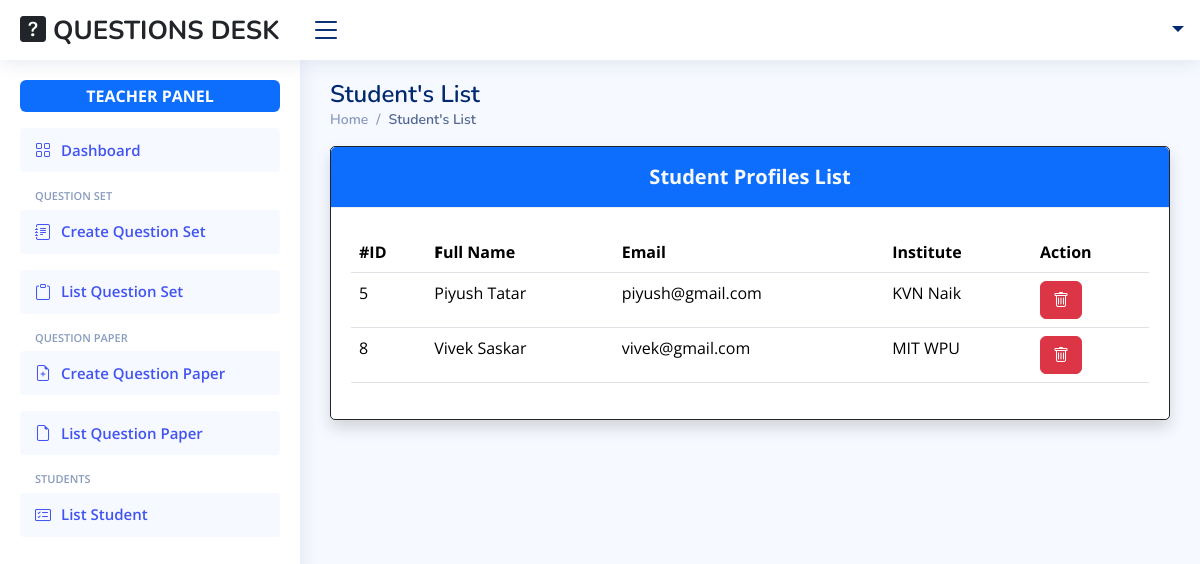
Page /teacher/list/students/ on the earlier database version.
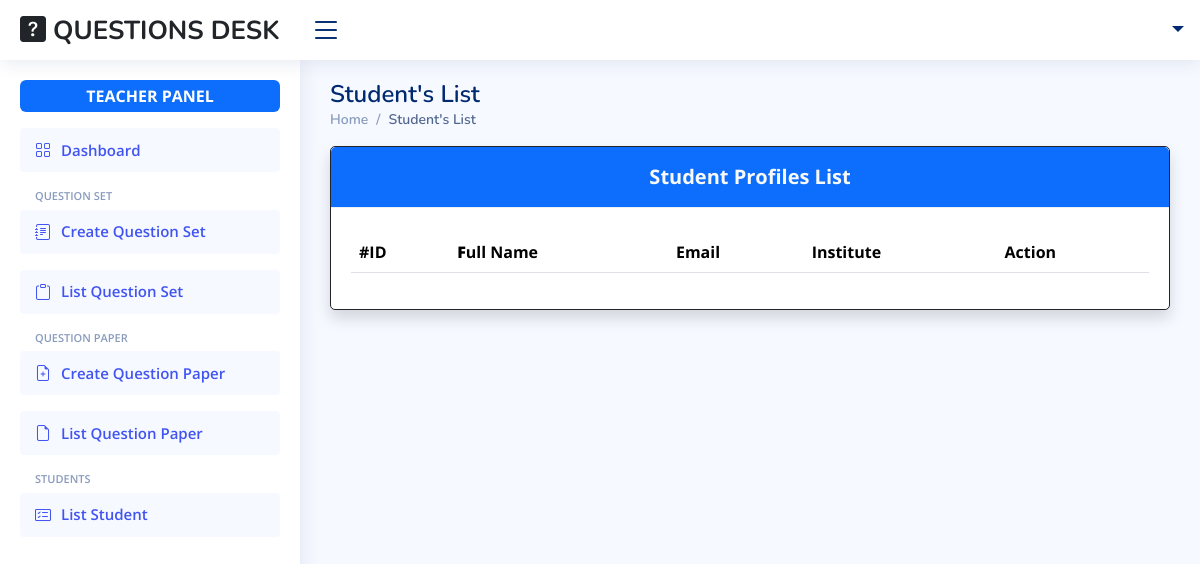
Same page on the later database version.
### Users/models.py (models this page shows, shortened)
class User(AbstractBaseUser):
    id = models.BigAutoField(primary_key=True)
    first_name = models.CharField(max_length=100, null=False, blank=False)
    last_name = models.CharField(max_length=100, null=False, blank=False)
    institute = models.CharField(max_length=255, null=False, blank=False, default="S.S.V.P's B.S.Deore Polytechnic, Dhule")
    email = models.EmailField(unique=True, null=False, blank=False)
    username = models.CharField(unique=True, max_length=100, null=False, blank=False)
    password = models.CharField(max_length=100, null=False, blank=False)
    role = models.CharField(max_length=10, null=False, blank=False)
    joined_date = models.DateField(auto_now_add=True)
    USERNAME_FIELD = 'username'
    REQUIRED_FIELDS = ['first_name', 'last_name', 'email']
    objects = UserManager()
    class Meta:
        db_table = 'Users'

### Users/views.py (the view)
# urls.py: path('teacher/list/students/', teacher_list_students_view, name='teacher-list-students-view'),
def teacher_list_students_view(request):
    users = User.objects.filter(role='Student')
    return render(request, 'members/teacher/list_students.html', context={'users':users})

### Users/templates/members/teacher/list_students.html (shortened to what this page needs)
{% extends "members/teacher/base_site.html" %}
{% block main %}
	<main id="main" class="main">
		<div class="pagetitle">
			<h1>Student's List</h1>
			<nav>
				<ol class="breadcrumb">
					<li class="breadcrumb-item"><a href="{% url "hod-index-view" %}">Home</a></li>
					<li class="breadcrumb-item active">Student's List</li>
				</ol>
			</nav>
		</div>
		<section class="section dashboard">
			<div class="row justify-content-center">
				<div class="col-lg-12">
					<div class="card border border-dark shadow">
                        <div class="card-header text-center bg-primary text-light fw-bold fs-5">
                            Student Profiles List
                        </div>
						<div class="card-body pt-4">
							<table class="table datatable">
								<thead>
									<tr>
										<th>#ID</th>
										<th><b>F</b>ull Name</th>
										<th>Email</th>
										<th>Institute</th>
										<th>Action</th>
									</tr>
								</thead>
								<tbody>
                                    {% for user in users %}
                                        <tr>
                                            <td>{{user.id}}</td>
                                            <td>{{user.first_name}} {{user.last_name}}</td>
                                            <td>{{user.email}}</td>
                                            <td>{{user.institute}}</td>
                                            <td>
                                                <button type="button" class="btn btn-danger" data-bs-toggle="modal" data-bs-target="#verticalycentered{{user.id}}">
                                                    <i class="bi bi-trash"></i>
                                                </button>
                                            </td>
                                        </tr>
                                    {% endfor %}
								</tbody>
							</table>
						</div>
					</div>
				</div>
			</div>
		</section>
	</main>
{% endblock main %}

### Users/templates/members/teacher/base_site.html (shortened to what this page needs)
{% extends "base.html" %}
{% load static %}
{% block content %}
    <header id="header" class="header fixed-top d-flex align-items-center">
        <div class="d-flex align-items-center justify-content-between">
            <a href="" class="logo">
                <span class="d-none d-lg-block text-dark">
                    <i class="bi bi-question-square-fill"></i>
                    QUESTIONS DESK
                </span>
            </a>
            <i class="bi bi-list toggle-sidebar-btn"></i>
        </div>
        <nav class="header-nav ms-auto">
            <ul>
                <li class="nav-item dropdown pe-3">
                    <a class="nav-link nav-profile pe-0" href="#" data-bs-toggle="dropdown">
                        <span class="dropdown-toggle ps-2 fs-5">{{request.user.first_name}} {{request.user.last_name.0}}</span>
                    </a>
                </li>
            </ul>
        </nav>
    </header>
    <aside id="sidebar" class="sidebar">
        <ul class="sidebar-nav" id="sidebar-nav">
            <li class="nav-item text-center mb-3">
                <span class="badge bg-primary w-100 fs-6 p-2">TEACHER PANEL</span>
            </li>
            <li class="nav-item mb-3">
                <a class="nav-link " href="{% url "teacher-index-view" %}">
                    <i class="bi bi-grid"></i>
                    <span>Dashboard</span>
                </a>
            </li>
            <li class="nav-heading">QUESTION SET</li>
            <li class="nav-item mb-3">
                <a class="nav-link" href="{% url "create-question-set-view" %}">
                    <i class="bi bi-journal-text"></i>
                    <span>Create Question Set</span>
                </a>
            </li>
            <li class="nav-item mb-3">
                <a class="nav-link" href="{% url "list-question-sets-view" %}">
                    <i class="bi bi-clipboard"></i>
                    <span>List Question Set</span>
                </a>
            </li>
            <li class="nav-heading">QUESTION PAPER</li>
            <li class="nav-item mb-3">
                <a class="nav-link" href="{% url "create-question-paper-view" %}">
                    <i class="bi bi-file-earmark-plus"></i>
                    <span>Create Question Paper</span>
                </a>
            </li>
            <li class="nav-item mb-3">
                <a class="nav-link" href="{% url "list-question-papers-view" %}">
                    <i class="bi bi-file-earmark"></i>
                    <span>List Question Paper</span>
                </a>
            </li>
            <li class="nav-heading">STUDENTS</li>
            <li class="nav-item">
                <a class="nav-link" href="{% url "teacher-list-students-view" %}">
                    <i class="bi bi-card-checklist"></i>
                    <span>List Student</span>
                </a>
            </li>
        </ul>
    </aside>
    {% block main %}{% endblock main %}
{% endblock content %}

### Users/templates/base.html (shortened to what this page needs)
{% load  static %}
<!DOCTYPE html>
<html lang="en">
    <head>
        <link href="{% static "assets/vendor/bootstrap/css/bootstrap.min.css" %}" rel="stylesheet">
        <link href="{% static "assets/vendor/bootstrap-icons/bootstrap-icons.css" %}" rel="stylesheet">
        <link href="{% static "assets/vendor/boxicons/css/boxicons.min.css" %}" rel="stylesheet">
        <link href="{% static "assets/vendor/boxicons/css/boxicons.min.css" %}" rel="stylesheet">
        <link href="{% static "assets/vendor/boxicons/css/boxicons.min.css" %}" rel="stylesheet">
        <link href="{% static "assets/vendor/remixicon/remixicon.css" %}" rel="stylesheet">
        <link href="{% static "assets/vendor/simple-datatables/style.css" %}" rel="stylesheet">
        <link href="{% static "assets/css/style.css" %}" rel="stylesheet">
        <link rel="stylesheet" href="{% static "users/css/style.css" %}">
    </head>
    <body>
        {% block content %}{% endblock content %}
    </body>
</html>

### Users/static/assets/css/style.css (style rules this page uses)
:root { scroll-behavior: smooth; }
body { font-family: "Open Sans", sans-serif; background: #f6f9ff; color: #444444; }
a { color: #4154f1; text-decoration: none; }
h1, h2, h3, h4, h5, h6 { font-family: "Nunito", sans-serif; }
#main { margin-top: 60px; padding: 20px 30px; transition: all 0.3s; }
.pagetitle { margin-bottom: 10px; }
.pagetitle h1 { font-size: 24px; margin-bottom: 0; font-weight: 600; color: #012970; }
.card { margin-bottom: 30px; border: none; border-radius: 5px; box-shadow: 0px 0 30px rgba(1, 41, 112, 0.1); }
.card-header, .card-footer { border-color: #ebeef4; background-color: #fff; color: #798eb3; padding: 15px; }
.card-body { padding: 0 20px 20px 20px; }
.breadcrumb { font-size: 14px; font-family: "Nunito", sans-serif; color: #899bbd; font-weight: 600; }
.breadcrumb a { color: #899bbd; transition: 0.3s; }
.breadcrumb .breadcrumb-item::before { color: #899bbd; }
.breadcrumb .active { color: #51678f; font-weight: 600; }
.logo { line-height: 1; }
@media (min-width: 1200px) { .logo { width: 280px; } }
.logo span { font-size: 26px; font-weight: 700; color: #012970; font-family: "Nunito", sans-serif; }
.header { transition: all 0.5s; z-index: 997; height: 60px; box-shadow: 0px 2px 20px rgba(1, 41, 112, 0.1); background-color: #fff; padding-left: 20px; }
.header .toggle-sidebar-btn { font-size: 32px; padding-left: 10px; cursor: pointer; color: #012970; }
.header-nav ul { list-style: none; }
.header-nav>ul { margin: 0; padding: 0; }
.header-nav .nav-profile { color: #012970; }
.header-nav .nav-profile span { font-size: 14px; font-weight: 600; }
.sidebar { position: fixed; top: 60px; left: 0; bottom: 0; width: 300px; z-index: 996; transition: all 0.3s; padding: 20px; overflow-y: auto; scrollbar-width: thin; scrollbar-color: #aab7cf transparent; box-shadow: 0px 0px 20px rgba(1, 41, 112, 0.1); background-color: #fff; }
@media (min-width: 1200px) { #main, #footer { margin-left: 300px; } }
.sidebar-nav { padding: 0; margin: 0; list-style: none; }
.sidebar-nav li { padding: 0; margin: 0; list-style: none; }
.sidebar-nav .nav-item { margin-bottom: 5px; }
.sidebar-nav .nav-heading { font-size: 11px; text-transform: uppercase; color: #899bbd; font-weight: 600; margin: 10px 0 5px 15px; }
.sidebar-nav .nav-link { display: flex; align-items: center; font-size: 15px; font-weight: 600; color: #4154f1; transition: 0.3; background: #f6f9ff; padding: 10px 15px; border-radius: 4px; }
.sidebar-nav .nav-link i { font-size: 16px; margin-right: 10px; color: #4154f1; }

Differences in the rows shown:
removed User: id "5", first_name "Piyush", last_name "Tatar", email "piyush@gmail.com", institute "KVN Naik"
removed User: id "8", first_name "Vivek", last_name "Saskar", email "vivek@gmail.com", institute "MIT WPU"
